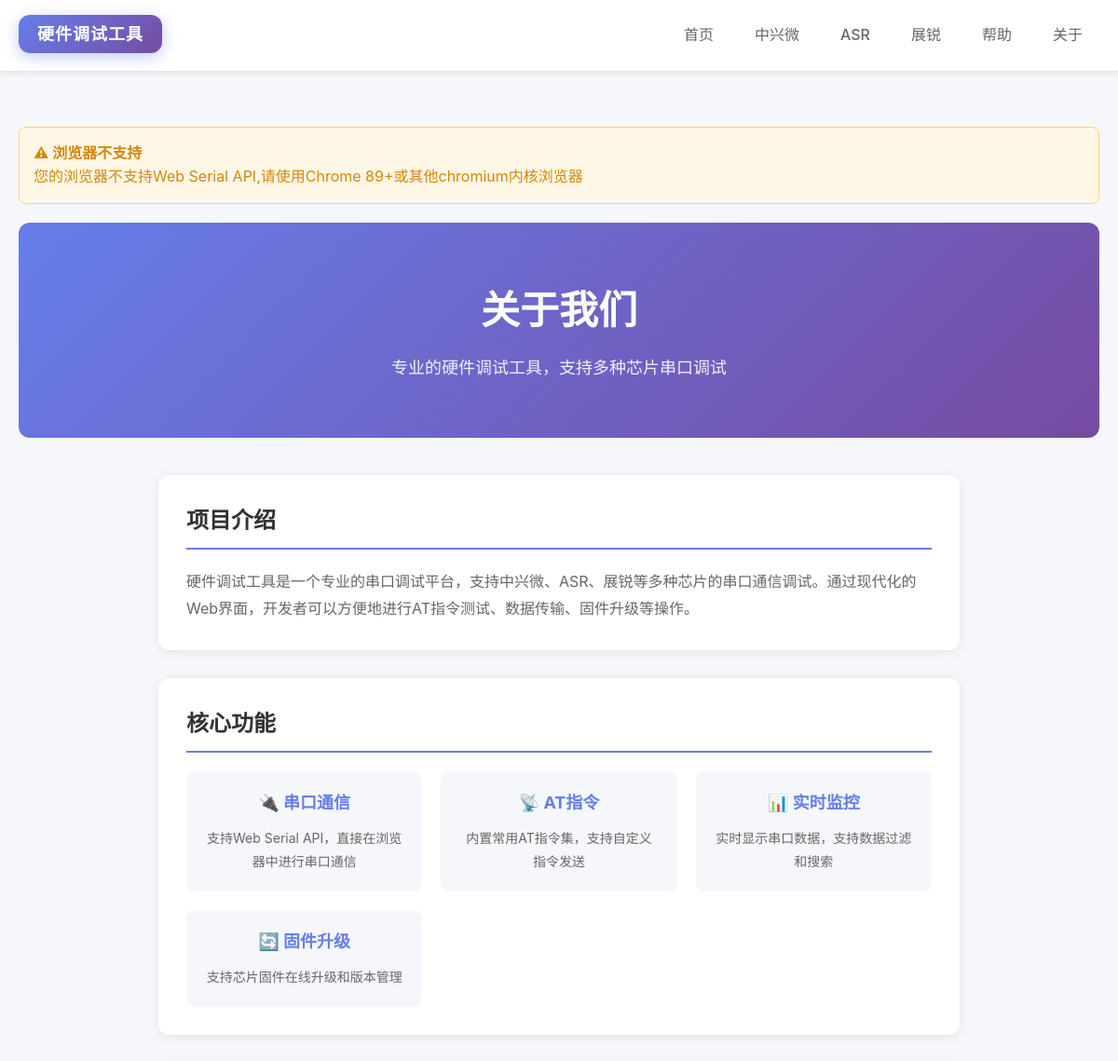
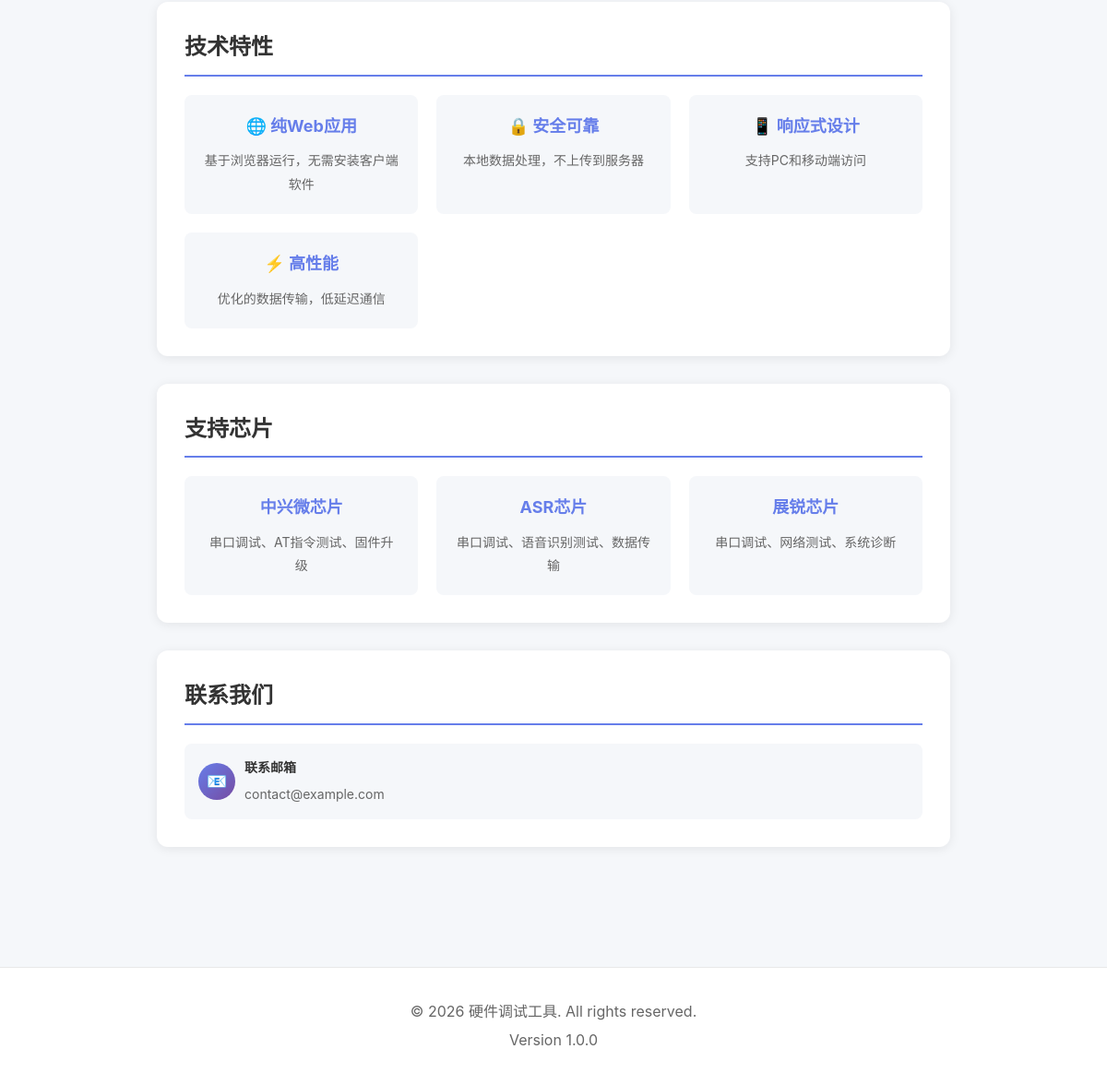
The app's page /pages/about.php with its own data (2 pictures, top to bottom).
### tables this page shows
CREATE TABLE IF NOT EXISTS settings (
    id INT PRIMARY KEY AUTO_INCREMENT,
    site_title VARCHAR(100) NOT NULL DEFAULT '硬件调试工具',
    site_description TEXT COMMENT '网站描述',
    site_text_logo VARCHAR(100) DEFAULT '硬件调试工具' COMMENT '网站文字Logo',
    about_content TEXT COMMENT '关于页面HTML内容',
    contact_email VARCHAR(100) DEFAULT 'contact@example.com' COMMENT '联系邮箱',
    contact_qq VARCHAR(20) DEFAULT '' COMMENT '联系QQ',
    contact_qq_group VARCHAR(50) DEFAULT '' COMMENT '联系QQ群',
    contact_doc_url VARCHAR(255) DEFAULT '' COMMENT '文档链接',
    site_logo VARCHAR(255) DEFAULT '/assets/images/logo.svg',
    site_favicon VARCHAR(255) DEFAULT '/assets/images/favicon.svg',
    theme_color VARCHAR(20) DEFAULT '#1890ff',
    footer_copyright VARCHAR(255) DEFAULT '',
    footer_version VARCHAR(20) DEFAULT '1.0.0',
    douyin_text VARCHAR(100) DEFAULT '我的抖音',
    douyin_url VARCHAR(255) DEFAULT '',
    bilibili_text VARCHAR(100) DEFAULT '我的B站',
    bilibili_url VARCHAR(255) DEFAULT '',
    updated_at TIMESTAMP DEFAULT CURRENT_TIMESTAMP ON UPDATE CURRENT_TIMESTAMP
);

### includes/functions.php (called while the page is built, shortened)
<?php
function h($string) {
    return htmlspecialchars($string, ENT_QUOTES, 'UTF-8');
}
function getSettings() {
    $db = getDB();
    try {
        $stmt = $db->query("SELECT * FROM settings WHERE id = 1");
        return $stmt->fetch();
    } catch (Exception $e) {
        return [
            'site_title' => '硬件调试工具',
            'site_description' => '支持中兴微、ASR、展锐芯片的串口调试工具',
            'site_text_logo' => '硬件调试工具',
            'theme_color' => '#1890ff',
            'about_content' => '',
        ];
    }
}

### pages/about.php (the view, shortened to what this page needs)
<?php
require_once __DIR__ . '/../includes/header.php';
$aboutContent = '';
$contactEmail = 'contact@example.com';
try {
    $db = getDB();
    $stmt = $db->query("SELECT about_content, contact_email, contact_qq, contact_qq_group, contact_doc_url, douyin_text, douyin_url, bilibili_text, bilibili_url FROM settings WHERE id = 1");
    $settingsData = $stmt->fetch();
    $aboutContent = $settingsData['about_content'] ?? '';
    $contactEmail = $settingsData['contact_email'] ?? 'contact@example.com';
} catch (Exception $e) {
    $aboutContent = '';
}
?>
<div class="about-hero">
    <div class="container">
        <h1>关于我们</h1>
        <p>专业的硬件调试工具，支持多种芯片串口调试</p>
    </div>
</div>
<div class="about-content">
    <div class="about-section">
        <h2>项目介绍</h2>
        <?php if (!empty($aboutContent)): ?>
            <div class="custom-content">
                <?php echo $aboutContent; ?>
            </div>
        <?php else: ?>
            <p>硬件调试工具是一个专业的串口调试平台，支持中兴微、ASR、展锐等多种芯片的串口通信调试。通过现代化的Web界面，开发者可以方便地进行AT指令测试、数据传输、固件升级等操作。</p>
        <?php endif; ?>
    </div>
    <div class="about-section">
        <h2>核心功能</h2>
        <div class="feature-grid">
            <div class="feature-item">
                <h3>🔌 串口通信</h3>
                <p>支持Web Serial API，直接在浏览器中进行串口通信</p>
            </div>
            <div class="feature-item">
                <h3>📡 AT指令</h3>
                <p>内置常用AT指令集，支持自定义指令发送</p>
            </div>
            <div class="feature-item">
                <h3>📊 实时监控</h3>
                <p>实时显示串口数据，支持数据过滤和搜索</p>
            </div>
            <div class="feature-item">
                <h3>🔄 固件升级</h3>
                <p>支持芯片固件在线升级和版本管理</p>
            </div>
        </div>
    </div>
    <div class="about-section">
        <h2>技术特性</h2>
        <div class="feature-grid">
            <div class="feature-item">
                <h3>🌐 纯Web应用</h3>
                <p>基于浏览器运行，无需安装客户端软件</p>
            </div>
            <div class="feature-item">
                <h3>🔒 安全可靠</h3>
                <p>本地数据处理，不上传到服务器</p>
            </div>
            <div class="feature-item">
                <h3>📱 响应式设计</h3>
                <p>支持PC和移动端访问</p>
            </div>
            <div class="feature-item">
                <h3>⚡ 高性能</h3>
                <p>优化的数据传输，低延迟通信</p>
            </div>
        </div>
    </div>
    <div class="about-section">
        <h2>支持芯片</h2>
        <div class="feature-grid">
            <div class="feature-item">
                <h3>中兴微芯片</h3>
                <p>串口调试、AT指令测试、固件升级</p>
            </div>
            <div class="feature-item">
                <h3>ASR芯片</h3>
                <p>串口调试、语音识别测试、数据传输</p>
            </div>
            <div class="feature-item">
                <h3>展锐芯片</h3>
                <p>串口调试、网络测试、系统诊断</p>
            </div>
        </div>
    </div>
    <div class="about-section">
        <h2>联系我们</h2>
        <div class="contact-info">
            <?php if (!empty($contactEmail)): ?>
            <div class="contact-item">
                <div class="contact-icon">📧</div>
                <div class="contact-text">
                    <h4>联系邮箱</h4>
                    <p><?php echo htmlspecialchars($contactEmail); ?></p>
                </div>
            </div>
            <?php endif; ?>
        </div>
    </div>
</div>
<?php require_once __DIR__ . '/../includes/footer.php'; ?>

### includes/header.php (shortened to what this page needs)
<?php
require_once __DIR__ . '/functions.php';
$settings = getSettings();
?>
<!DOCTYPE html>
<html lang="zh-CN">
<head>
    <link rel="stylesheet" href="/assets/css/style.css">
</head>
<body>
    <header class="site-header">
        <div class="container">
            <div class="header-content">
                <div class="logo">
                    <a href="/" class="text-logo">
                        <?php
                        $logoText = !empty($settings['site_text_logo']) ? $settings['site_text_logo'] : '硬件调试工具';
                        echo h($logoText);
                        ?>
                    </a>
                </div>
                <nav class="main-nav">
                    <ul>
                        <li><a href="/" class="<?php echo ($current_page ?? '') === 'home' ? 'active' : ''; ?>">首页</a></li>
                        <li><a href="/?page=zte" class="<?php echo ($current_page ?? '') === 'zte' ? 'active' : ''; ?>">中兴微</a></li>
                        <li><a href="/?page=asr" class="<?php echo ($current_page ?? '') === 'asr' ? 'active' : ''; ?>">ASR</a></li>
                        <li><a href="/?page=unisoc" class="<?php echo ($current_page ?? '') === 'unisoc' ? 'active' : ''; ?>">展锐</a></li>
                        <li><a href="/?page=help" class="<?php echo ($current_page ?? '') === 'help' ? 'active' : ''; ?>">帮助</a></li>
                        <li><a href="/?page=about" class="<?php echo ($current_page ?? '') === 'about' ? 'active' : ''; ?>">关于</a></li>
                    </ul>
                </nav>
            </div>
        </div>
    </header>
    <main class="site-main">
        <div class="container">

### includes/footer.php (shortened to what this page needs)
        </div>
    </main>
    <footer class="site-footer">
        <div class="container">
            <div class="footer-content">
                <p><?php echo !empty($settings['footer_copyright']) ? h($settings['footer_copyright']) : '&copy; ' . date('Y') . ' ' . h($settings['site_title']) . '. All rights reserved.'; ?></p>
                <p><?php echo !empty($settings['footer_version']) ? 'Version ' . h($settings['footer_version']) : 'Version ' . VERSION; ?></p>
            </div>
        </div>
    </footer>
</body>
</html>

### assets/css/style.css (style rules this page uses)
:root { --primary-color: #1890ff; --primary-dark: #096dd9; --primary-light: #40a9ff; --success-color: #52c41a; --warning-color: #faad14; --danger-color: #ff4d4f; --text-color: #333; --text-secondary: #666; --border-color: #e8e8e8; --bg-color: #f5f7fa; --card-bg: #ffffff; --header-bg: #ffffff; --shadow: 0 2px 8px rgba(0, 0, 0, 0.1); --shadow-hover: 0 4px 12px rgba(24, 144, 255, 0.15); --border-radius: 8px; --transition: all 0.3s ease; }
* { margin: 0; padding: 0; box-sizing: border-box; }
body { font-family: -apple-system, BlinkMacSystemFont, 'Segoe UI', 'PingFang SC', 'Hiragino Sans GB', 'Microsoft YaHei', sans-serif; color: var(--text-color); background: var(--bg-color); line-height: 1.6; }
a { text-decoration: none; color: var(--primary-color); transition: var(--transition); }
.container { max-width: 1200px; margin: 0 auto; padding: 0 20px; }
.site-header { background: var(--header-bg); box-shadow: var(--shadow); position: sticky; top: 0; z-index: 100; }
.header-content { display: flex; align-items: center; justify-content: space-between; padding: 15px 0; }
.text-logo { background: linear-gradient(135deg, #667eea 0%, #764ba2 100%); color: white !important; padding: 10px 20px; border-radius: 12px; font-size: 18px; font-weight: 700; letter-spacing: 1px; box-shadow: 0 4px 15px rgba(102, 126, 234, 0.4); transition: all 0.3s ease; text-decoration: none !important; }
.main-nav ul { display: flex; list-style: none; gap: 8px; align-items: center; }
.main-nav a { color: var(--text-secondary); font-weight: 500; padding: 10px 18px; border-radius: 8px; position: relative; transition: all 0.3s ease; display: flex; align-items: center; gap: 6px; }
.main-nav a::after { content: ''; position: absolute; bottom: 4px; left: 50%; transform: translateX(-50%); width: 0; height: 3px; background: linear-gradient(90deg, #1890ff, #36cfc9); border-radius: 2px; transition: width 0.3s ease; }
.site-main { padding: 40px 0; min-height: calc(100vh - 200px); }
.site-footer { background: var(--header-bg); padding: 30px 0; text-align: center; color: var(--text-secondary); border-top: 1px solid var(--border-color); }
.footer-content p { margin: 5px 0; }

### pages/about.php (style rules this page uses)
.about-hero { background: linear-gradient(135deg, #667eea 0%, #764ba2 100%); padding: 60px 0; text-align: center; color: white; margin-bottom: 40px; border-radius: 12px; }
.about-hero h1 { font-size: 42px; margin-bottom: 15px; font-weight: 700; }
.about-hero p { font-size: 18px; opacity: 0.9; }
.about-content { max-width: 900px; margin: 0 auto; padding: 0 20px 60px; }
.about-section { background: white; padding: 30px; border-radius: 12px; box-shadow: 0 2px 12px rgba(0,0,0,0.08); margin-bottom: 30px; }
.about-section h2 { color: #333; font-size: 24px; margin-bottom: 20px; padding-bottom: 10px; border-bottom: 2px solid #667eea; }
.about-section p { color: #666; line-height: 1.8; font-size: 16px; }
.feature-grid { display: grid; grid-template-columns: repeat(auto-fit, minmax(250px, 1fr)); gap: 20px; margin-top: 20px; }
.feature-item { background: #f5f7fa; padding: 20px; border-radius: 8px; text-align: center; }
.feature-item h3 { color: #667eea; margin-bottom: 10px; font-size: 18px; }
.feature-item p { color: #666; font-size: 14px; margin: 0; }
.contact-info { display: grid; grid-template-columns: repeat(auto-fit, minmax(200px, 1fr)); gap: 15px; margin-top: 20px; }
.contact-item { display: flex; align-items: center; gap: 10px; padding: 15px; background: #f5f7fa; border-radius: 8px; }
.contact-icon { width: 40px; height: 40px; background: linear-gradient(135deg, #667eea 0%, #764ba2 100%); border-radius: 50%; display: flex; align-items: center; justify-content: center; color: white; font-size: 18px; }
.contact-text h4 { margin: 0 0 5px 0; color: #333; font-size: 14px; }
.contact-text p { margin: 0; color: #666; font-size: 14px; }

### records on screen
settings: site_text_logo "硬件调试工具", contact_email "contact@example.com", site_title "硬件调试工具", footer_version "1.0.0"
